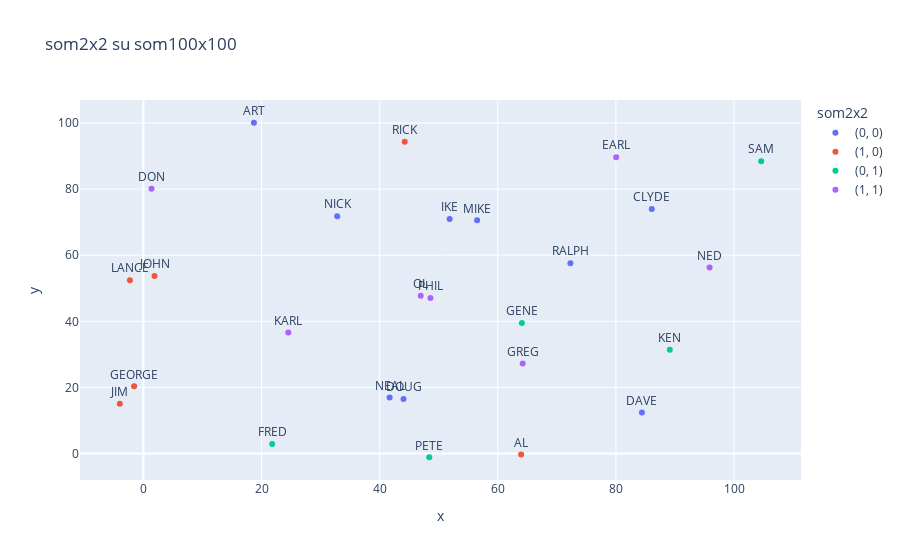

The cell this chart's notebook holds for it:
### Code cell
som = "som2x2"
title = som+" su som100x100"
fig = px.scatter(df_r.reset_index(),x='x',y='y',text="Name",color=som,title = title,hover_data=['som100x100',som])
fig.update_traces(textposition='top center')
fig.write_html(title+".html")
fig.show()

### Figure 1 — Plotly figure (JSON) as saved in the notebook; plotly's stock layout.template omitted (floating-point values rounded to 4 significant figures)
{"data": [{"customdata": [[[20, 99], [0, 0]], [[88, 72], [0, 0]], [[57, 73], [0, 0]], [[43, 18], [0, 0]], [[73, 55], [0, 0]], [[57, 73], [0, 0]], [[30, 72], [0, 0]], [[43, 18], [0, 0]], [[86, 10], [0, 0]]], "hovertemplate": "som2x2=%{customdata[1]}<br>x=%{x}<br>y=%{y}<br>Name=%{text}<br>som100x100=%{customdata[0]}<extra></extra>", "legendgroup": "(0, 0)", "marker": {"color": "#636efa", "symbol": "circle"}, "mode": "markers+text", "name": "(0, 0)", "orientation": "v", "showlegend": true, "text": ["ART", "CLYDE", "MIKE", "DOUG", "RALPH", "IKE", "NICK", "NEAL", "DAVE"], "textposition": "top center", "type": "scatter", "x": [18.71, 86.07, 56.5, 44.04, 72.3, 51.85, 32.81, 41.69, 84.4], "xaxis": "x", "y": [100.1, 73.96, 70.56, 16.5, 57.59, 70.95, 71.79, 16.94, 12.43], "yaxis": "y"}, {"customdata": [[[64, 1], [1, 0]], [[0, 19], [1, 0]], [[0, 52], [1, 0]], [[0, 52], [1, 0]], [[0, 19], [1, 0]], [[46, 96], [1, 0]]], "hovertemplate": "som2x2=%{customdata[1]}<br>x=%{x}<br>y=%{y}<br>Name=%{text}<br>som100x100=%{customdata[0]}<extra></extra>", "legendgroup": "(1, 0)", "marker": {"color": "#EF553B", "symbol": "circle"}, "mode": "markers+text", "name": "(1, 0)", "orientation": "v", "showlegend": true, "text": ["AL", "JIM", "JOHN", "LANCE", "GEORGE", "RICK"], "textposition": "top center", "type": "scatter", "x": [63.95, -3.997, 1.883, -2.28, -1.575, 44.24], "xaxis": "x", "y": [-0.3219, 15.06, 53.68, 52.45, 20.35, 94.34], "yaxis": "y"}, {"customdata": [[[99, 89], [0, 1]], [[46, 0], [0, 1]], [[20, 0], [0, 1]], [[63, 41], [0, 1]], [[89, 34], [0, 1]]], "hovertemplate": "som2x2=%{customdata[1]}<br>x=%{x}<br>y=%{y}<br>Name=%{text}<br>som100x100=%{customdata[0]}<extra></extra>", "legendgroup": "(0, 1)", "marker": {"color": "#00cc96", "symbol": "circle"}, "mode": "markers+text", "name": "(0, 1)", "orientation": "v", "showlegend": true, "text": ["SAM", "PETE", "FRED", "GENE", "KEN"], "textposition": "top center", "type": "scatter", "x": [104.6, 48.4, 21.8, 64.08, 89.12], "xaxis": "x", "y": [88.43, -1.131, 2.911, 39.46, 31.42], "yaxis": "y"}, {"customdata": [[[67, 25], [1, 1]], [[47, 47], [1, 1]], [[1, 80], [1, 1]], [[98, 56], [1, 1]], [[23, 37], [1, 1]], [[78, 92], [1, 1]], [[47, 47], [1, 1]]], "hovertemplate": "som2x2=%{customdata[1]}<br>x=%{x}<br>y=%{y}<br>Name=%{text}<br>som100x100=%{customdata[0]}<extra></extra>", "legendgroup": "(1, 1)", "marker": {"color": "#ab63fa", "symbol": "circle"}, "mode": "markers+text", "name": "(1, 1)", "orientation": "v", "showlegend": true, "text": ["GREG", "PHIL", "DON", "NED", "KARL", "EARL", "OL"], "textposition": "top center", "type": "scatter", "x": [64.21, 48.6, 1.374, 95.86, 24.53, 80.04, 46.95], "xaxis": "x", "y": [27.2, 47.09, 80.13, 56.28, 36.65, 89.67, 47.77], "yaxis": "y"}], "layout": {"legend": {"title": {"text": "som2x2"}, "tracegroupgap": 0}, "title": {"text": "som2x2 su som100x100"}, "xaxis": {"anchor": "y", "domain": [0, 1], "title": {"text": "x"}}, "yaxis": {"anchor": "x", "domain": [0, 1], "title": {"text": "y"}}}}
